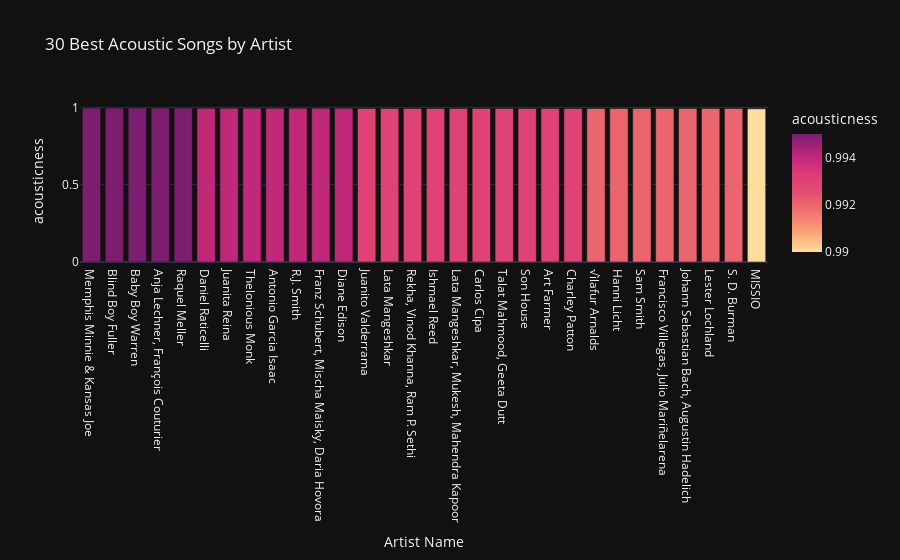

The cell this chart's notebook holds for it:
### Code cell
px.bar(best_acoustics_, 'Artist Name', 'acousticness', title = '30 Best Acoustic Songs by Artist', color = 'acousticness', color_continuous_scale = 'sunsetdark')

### Figure 1 — Plotly figure (JSON) as saved in the notebook; plotly's stock layout.template omitted (floating-point values rounded to 4 significant figures)
{"data": [{"alignmentgroup": "True", "hovertemplate": "Artist Name=%{x}<br>acousticness=%{marker.color}<extra></extra>", "legendgroup": "", "marker": {"color": [0.995, 0.995, 0.995, 0.995, 0.995, 0.994, 0.994, 0.994, 0.994, 0.994, 0.994, 0.994, 0.993, 0.993, 0.993, 0.993, 0.993, 0.993, 0.993, 0.993, 0.993, 0.993, 0.992, 0.992, 0.992, 0.992, 0.992, 0.992, 0.992, 0.99], "coloraxis": "coloraxis", "pattern": {"shape": ""}}, "name": "", "offsetgroup": "", "orientation": "v", "showlegend": false, "textposition": "auto", "x": ["Memphis Minnie & Kansas Joe", "Blind Boy Fuller", "Baby Boy Warren", "Anja Lechner, François Couturier", "Raquel Meller", "Daniel Raticelli", "Juanita Reina", "Thelonious Monk", "Antonio Garcia Isaac", "R.J. Smith", "Franz Schubert, Mischa Maisky, Daria Hovora", "Diane Edison", "Juanito Valderrama", "Lata Mangeshkar", "Rekha, Vinod Khanna, Ram P. Sethi", "Ishmael Reed", "Lata Mangeshkar, Mukesh, Mahendra Kapoor", "Carlos Cipa", "Talat Mahmood, Geeta Dutt", "Son House", "Art Farmer", "Charley Patton", "√ìlafur Arnalds", "Hanni Licht", "Sam Smith", "Francisco Villegas, Julio Mariñelarena", "Johann Sebastian Bach, Augustin Hadelich", "Lester Lochland", "S. D. Burman", "MISSIO"], "xaxis": "x", "y": [0.995, 0.995, 0.995, 0.995, 0.995, 0.994, 0.994, 0.994, 0.994, 0.994, 0.994, 0.994, 0.993, 0.993, 0.993, 0.993, 0.993, 0.993, 0.993, 0.993, 0.993, 0.993, 0.992, 0.992, 0.992, 0.992, 0.992, 0.992, 0.992, 0.99], "yaxis": "y", "type": "bar"}], "layout": {"xaxis": {"anchor": "y", "domain": [0.0, 1.0], "title": {"text": "Artist Name"}}, "yaxis": {"anchor": "x", "domain": [0.0, 1.0], "title": {"text": "acousticness"}}, "coloraxis": {"colorbar": {"title": {"text": "acousticness"}}, "colorscale": [[0.0, "rgb(252, 222, 156)"], [0.1667, "rgb(250, 164, 118)"], [0.3333, "rgb(240, 116, 110)"], [0.5, "rgb(227, 79, 111)"], [0.6667, "rgb(220, 57, 119)"], [0.8333, "rgb(185, 37, 122)"], [1.0, "rgb(124, 29, 111)"]]}, "legend": {"tracegroupgap": 0}, "title": {"text": "30 Best Acoustic Songs by Artist"}, "barmode": "relative"}}
